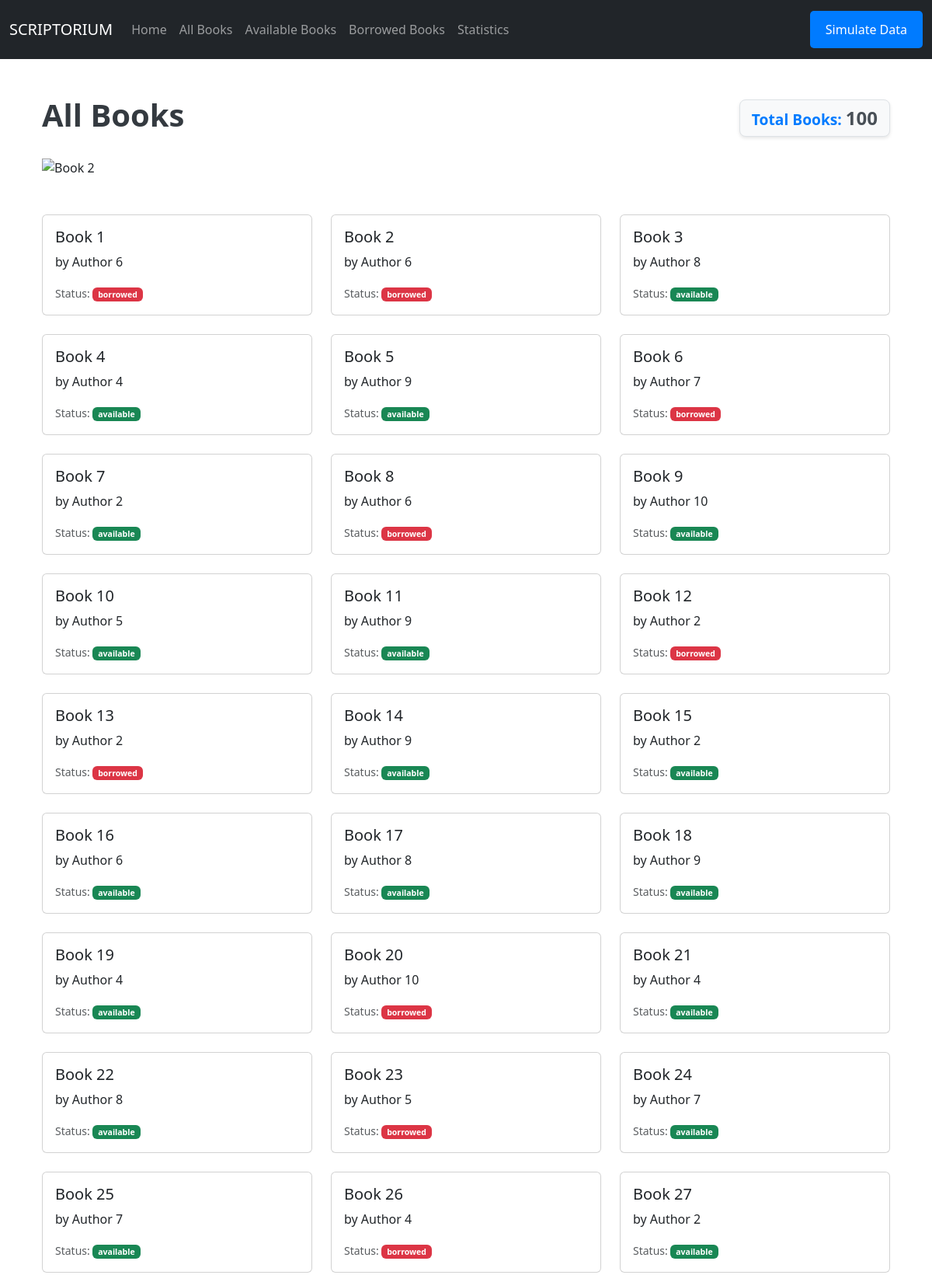
/books (upper part), run on the app's committed database.
### app/models.py (models this page shows)
class Book(db.Model):
    id = db.Column(db.Integer, primary_key=True)
    title = db.Column(db.String(100), nullable=False)
    author = db.Column(db.String(100), nullable=False)
    published_date = db.Column(db.String(10), nullable=False)
    status = db.Column(db.String(10), default="available")
    pages = db.Column(db.Integer, nullable=False)
    goodread_rating = db.Column(db.Float, nullable=False)
    loans = db.relationship('Loan', back_populates='book')

### app/routes.py (the view)
@main.route('/books')
def books():
    books = Book.query.all()
    total_books = len(books)
    return render_template('books.html', books=books, title="All Books", total=total_books)

### app/templates/books.html (shortened to what this page needs)
{% extends 'base.html' %}
{% block content %}
<div class="container mt-5">
    <div class="d-flex justify-content-between align-items-center">
        <h1>{{ title if title else 'All Books' }}</h1>
        <div class="total-section">
            <span class="total-label">Total Books: </span>
            <span class="total-count">{{ total }}</span>
        </div>
    </div>
    <div id="bookCarousel" class="carousel slide mt-4" data-bs-ride="carousel">
        <div class="carousel-inner">
            <div class="carousel-item">
                <img src="{{ url_for('static', filename='img/book2.jpg') }}" class="d-block w-100" alt="Book 2">
            </div>
        </div>
        <a class="carousel-control-prev" href="#bookCarousel" role="button" data-bs-slide="prev">
            <span class="carousel-control-prev-icon" aria-hidden="true"></span>
        </a>
        <a class="carousel-control-next" href="#bookCarousel" role="button" data-bs-slide="next">
            <span class="carousel-control-next-icon" aria-hidden="true"></span>
        </a>
    </div>
    <div class="row row-cols-1 row-cols-md-3 g-4 mt-4">
        {% for book in books %}
        <div class="col">
            <div class="card h-100">
                <div class="card-body">
                    <h5 class="card-title">{{ book.title }}</h5>
                    <p class="card-text">by {{ book.author }}</p>
                    <p class="card-text">
                        <small class="text-muted">
                            Status:
                            <span class="badge {% if book.status == 'available' %}bg-success{% else %}bg-danger{% endif %}">
                                {{ book.status }}
                            </span>
                        </small>
                    </p>
                </div>
            </div>
        </div>
        {% endfor %}
    </div>
</div>
{% endblock %}

### app/static/css/styles.css (style rules this page uses)
h1 { font-size: 2.5rem; color: #343a40; font-weight: bold; }
.total-section { font-size: 1.2rem; font-weight: bold; color: #343a40; background-color: #f8f9fa; border: 1px solid #dee2e6; border-radius: 8px; padding: 5px 15px; box-shadow: 0 2px 4px rgba(0, 0, 0, 0.1); }
.total-label { color: #007bff; }
.total-count { font-size: 1.5rem; color: #495057; }

### data on the page
Book: title "Book 1", author "Author 6", status "borrowed"
Book: title "Book 2", author "Author 6", status "borrowed"
Book: title "Book 3", author "Author 8", status "available"
Book: title "Book 4", author "Author 4", status "available"
Book: title "Book 5", author "Author 9", status "available"
Book: title "Book 6", author "Author 7", status "borrowed"
Book: title "Book 7", author "Author 2", status "available"
Book: title "Book 8", author "Author 6", status "borrowed"
Book: title "Book 9", author "Author 10", status "available"
Book: title "Book 10", author "Author 5", status "available"
Book: title "Book 11", author "Author 9", status "available"
Book: title "Book 12", author "Author 2", status "borrowed"
Book: title "Book 13", author "Author 2", status "borrowed"
Book: title "Book 14", author "Author 9", status "available"
Book: title "Book 15", author "Author 2", status "available"
Book: title "Book 16", author "Author 6", status "available"
Book: title "Book 17", author "Author 8", status "available"
Book: title "Book 18", author "Author 9", status "available"
Book: title "Book 19", author "Author 4", status "available"
Book: title "Book 20", author "Author 10", status "borrowed"
Book: title "Book 21", author "Author 4", status "available"
Book: title "Book 22", author "Author 8", status "available"
Book: title "Book 23", author "Author 5", status "borrowed"
Book: title "Book 24", author "Author 7", status "available"
Book: title "Book 25", author "Author 7", status "available"
Book: title "Book 26", author "Author 4", status "borrowed"
Book: title "Book 27", author "Author 2", status "available"

### other printed values
{{ title if title else 'All Books' }} "All Books"
{{ total }} "100"
